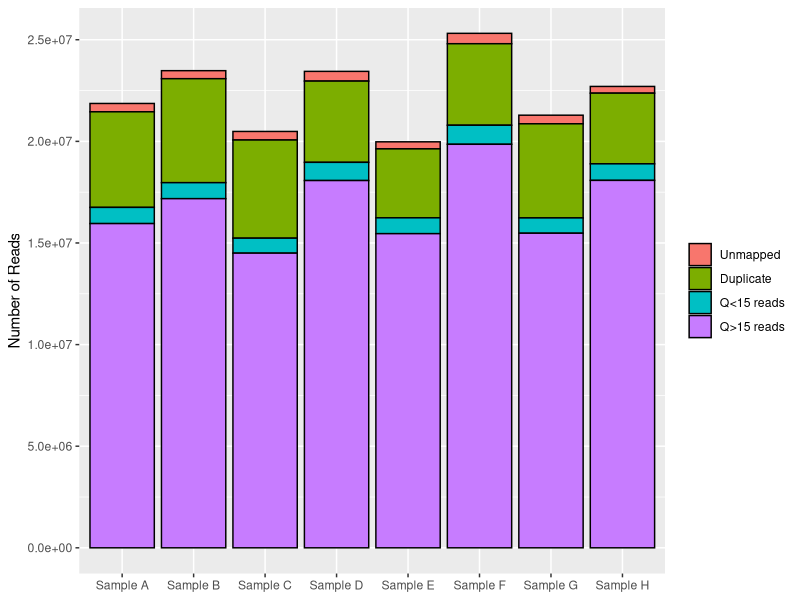

Write R code to recreate this figure.
## ---- chunk 1
knitr::opts_chunk$set(echo = FALSE)
## ---- chunk 2
library(tidyverse)
read_tsv("dummy_alignment_data.tsv.csv") %>% 
  gather("Type", "Count", -SampleName) %>% 
  mutate(Type=factor(Type, levels=c("Unmapped", "Duplicate", "Q<15 reads", "Q>15 reads"))) %>% 
  ggplot(aes(x=SampleName, y=Count)) +
     geom_col(aes(fill=Type), colour="black") +
     labs(x=NULL, fill=NULL, y="Number of Reads")
